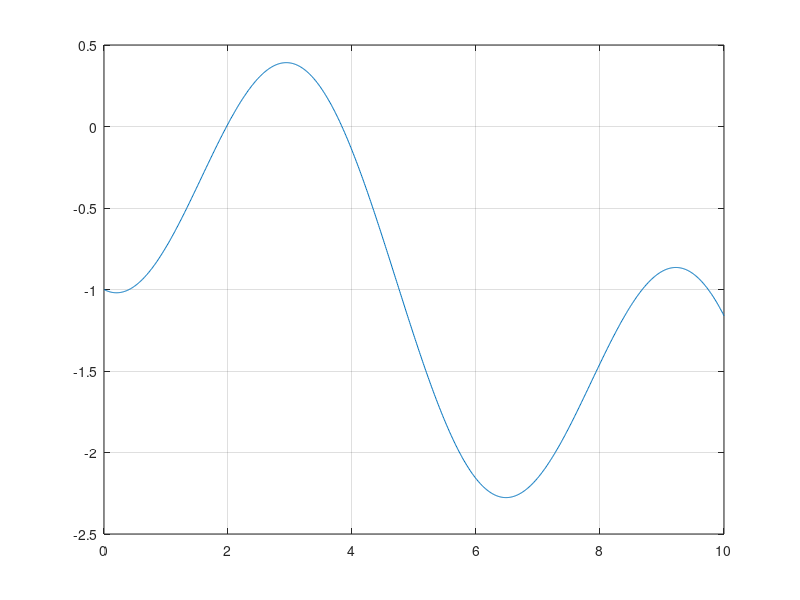

The MATLAB source for this figure: (Note: this script raises an error after producing the figure.)

x =0:0.01:10;
   
F = @(x) -(cos(x)+ x/5); 


plot(x, F(x));

grid 

shg


root1 = NewtonRaphson(F, 2.5, 10)
root2 = NewtonRaphson(F, 3.5, 10)


function root = NewtonRaphson(f, x0, n)
    
    syms x;
    
    z = f(x);
    
    diffZ = diff(z);
    
    r = x0;
    
    for idx = 1 : n  
        
        numZ = subs(z, x, r);
        denZ = subs(diffZ, x, r);
        r = r - double(numZ) / double(denZ);
        
    end
    root = r;
end